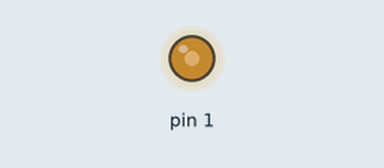
Bench run of a sketch on a simulated Arduino Uno, built with avr-gcc and run on an emulated ATmega328P. On the bench: output pins drawn as LEDs (lit = HIGH).

Above: at 0.1 s.
Timing chart, 0 to 1.6 s (numbered marks = the images above):
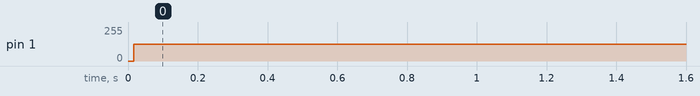

Measured:
- by itself, pin 1: 0/255 → 127/255 at 0.02 s

The sketch:

SoftPWMTest.ino
```cpp
#include <SoftPWM.h>

void setup()
{
    SoftPWMBegin();
    SoftPWMSet(1, 127);
}

void loop()
{
    //SoftPWMSet(2, 127);
}
```
